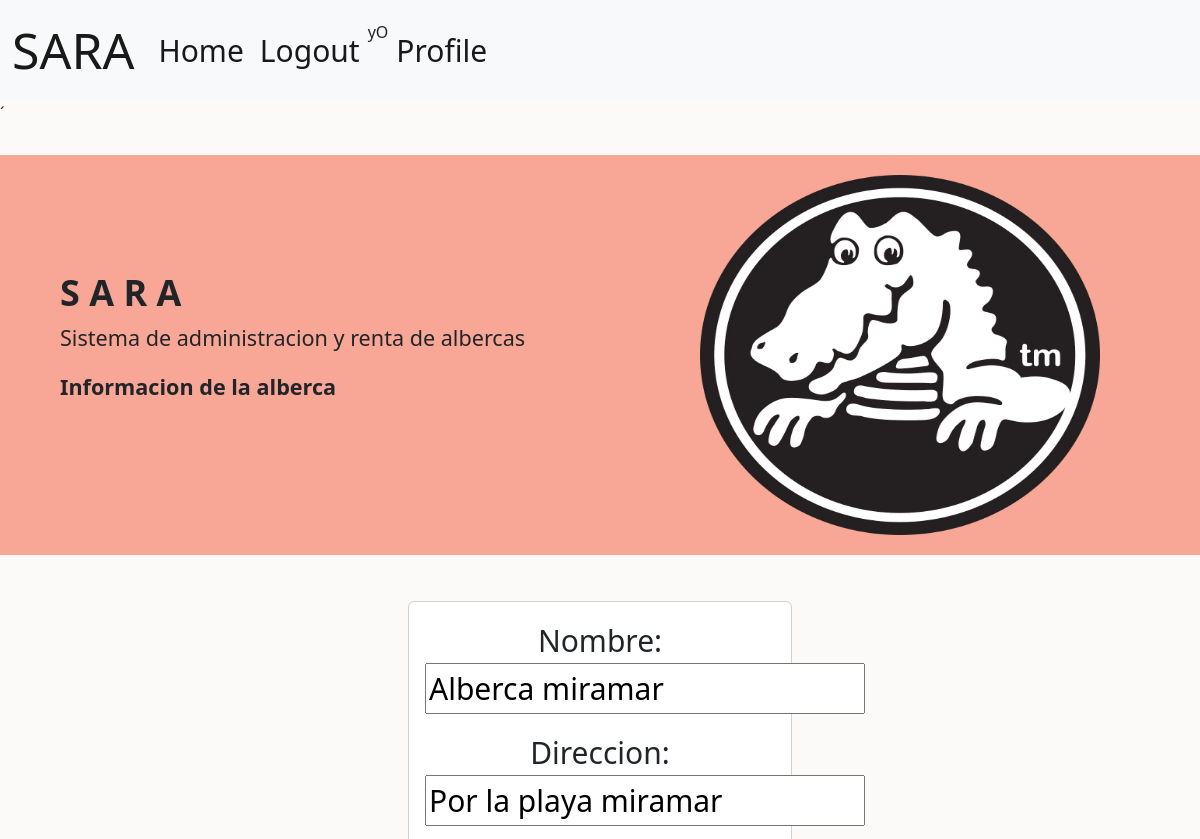
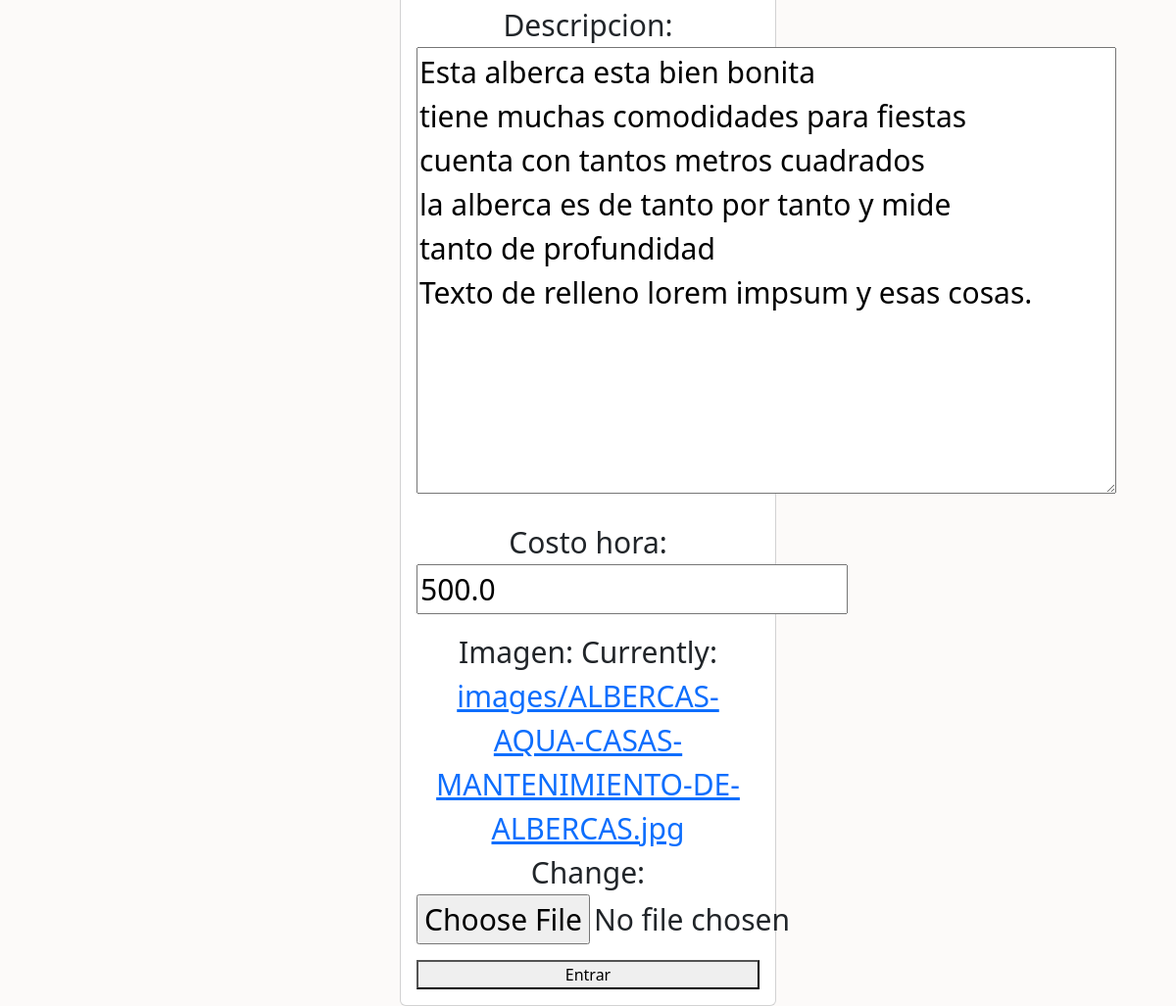
The page /Profile/My_pools/Information/4 (signed in) on the database its author committed (2 pictures, top to bottom).
### sara/models.py (models this page shows, shortened)
class Picina(models.Model):
    nombre = models.CharField(max_length = 40)
    direccion = models.CharField(max_length = 100)
    costo_hora = models.FloatField()
    imagen = models.ImageField(upload_to="images",null = False, blank = False)
    descripcion = models.TextField(max_length = 300)
    user = models.ForeignKey(User, on_delete = models.CASCADE)

### sara/views.py (the view, shortened to what this page needs)
# urls.py: path('Profile/My_pools/Information/<int:Picina_id>', views.Information, name = 'Information'),
def Information(request, Picina_id):
    pool = get_object_or_404(Picina, pk=Picina_id, user = request.user)
    form = Register_pool(instance = pool)
    if request.method == 'GET':
        return render(request, 'Information.html', {
            'form': form
        })

### sara/forms.py
class Register_pool(ModelForm):
    class Meta:
        model = Picina
        fields = ['nombre','direccion', 'descripcion','costo_hora','imagen']

### sara/templates/Information.html (shortened to what this page needs)
{%extends 'Navigation.html'%}
{%block content%}´
<div class="dj-banner">
    <div class="dj-bg">
        <img src="\static\cocote.webp" alt="" width="400px" height="400px">
        <div class="dj-text">
            <h1><b>S A R A</b></h1>
            <p>Sistema de administracion y renta de albercas</p>
            <p><b>Informacion de la alberca</b></p>
        </div>
    </div>
</div>
<main calss = "container">
    <div class="row">
    <div class = "col-md-4 offset-md-4">
        <form class = "card card-body text-center" action="#" method="POST">
            {{form.as_p}}
            <button>
                Entrar
            </button>
        </form>
    </div>
    </div>
</main>
{%endblock%}

### sara/templates/Navigation.html (shortened to what this page needs)
<!DOCTYPE html>
<html lang="en">
  <head>
    <link
      href="https://cdn.jsdelivr.net/npm/bootstrap@5.2.2/dist/css/bootstrap.min.css"
      rel="stylesheet"
    />
  </head>
  <body>
    <nav class="navbar navbar-expand-lg bg-light">
      <div class="container-fluid">
        <a class="navbar-brand" href="#">SARA</a>
        <div class="collapse navbar-collapse" id="navbarNav">
          <ul class="navbar-nav">
            <li class="nav-item">
              <a href="/" class="nav-link active" aria-current="page">Home</a>
            </li>
            {% if user.is_authenticated %}
            <li class="nav-item">
              <a href="/Logout" class="nav-link active" aria-current="page"
                >Logout</a
              >
            </li>
            {{ user.get_username }}
            <li class="nav-item">
              <a href="/Profile" class="nav-link active" aria-current="page"
                >Profile</a
              >
            </li>
            {% endif %}
          </ul>
        </div>
      </div>
    </nav>
    {% block content %} {% endblock %}
  </body>
</html>

### sara/templates/Information.html (style rules this page uses)
.dj-banner { margin: 30px 0; position: relative; }
.dj-banner .dj-bg { background-color: #F8A796; }
.dj-banner .dj-bg img { display: block; margin: 20px auto; padding: 20px 0; }
.dj-banner .dj-text { text-align: center; padding-bottom: 20px; }
@media screen and (min-width:768px) { .dj-banner .dj-bg img { margin-right: 100px; } }
@media screen and (min-width:768px) { .dj-banner .dj-text { position: absolute; top: 50%; left: 10%; transform: translate(-10%, -50%); width: 50%; text-align: left; } }
@media screen and (min-width:768px) { .dj-banner .dj-text h1 { font-size: calc(2*1.5vw); } }
@media screen and (min-width:768px) { .dj-banner .dj-text p { font-size: calc(1.2*1.5vw); } }
body { background-color: #FCFAF9; }
p { font-size: 30px; }

### sara/templates/Navigation.html (style rules this page uses)
.nav-link { font-size: 30px; }
.navbar-brand { font-size: 50px; }

### rows shown on the page
Picina: nombre "Alberca miramar", direccion "Por la playa miramar", descripcion "Esta alberca esta bien bonita tiene muchas comodidades para fiestas cuenta con tantos metros cuadrados la alberca es de tanto por tanto y mide tanto de profundidad Texto de relleno lorem impsum y esas cosas.", costo_hora "500.0"

### other values the page prints
{{ user.get_username }} "yO"
